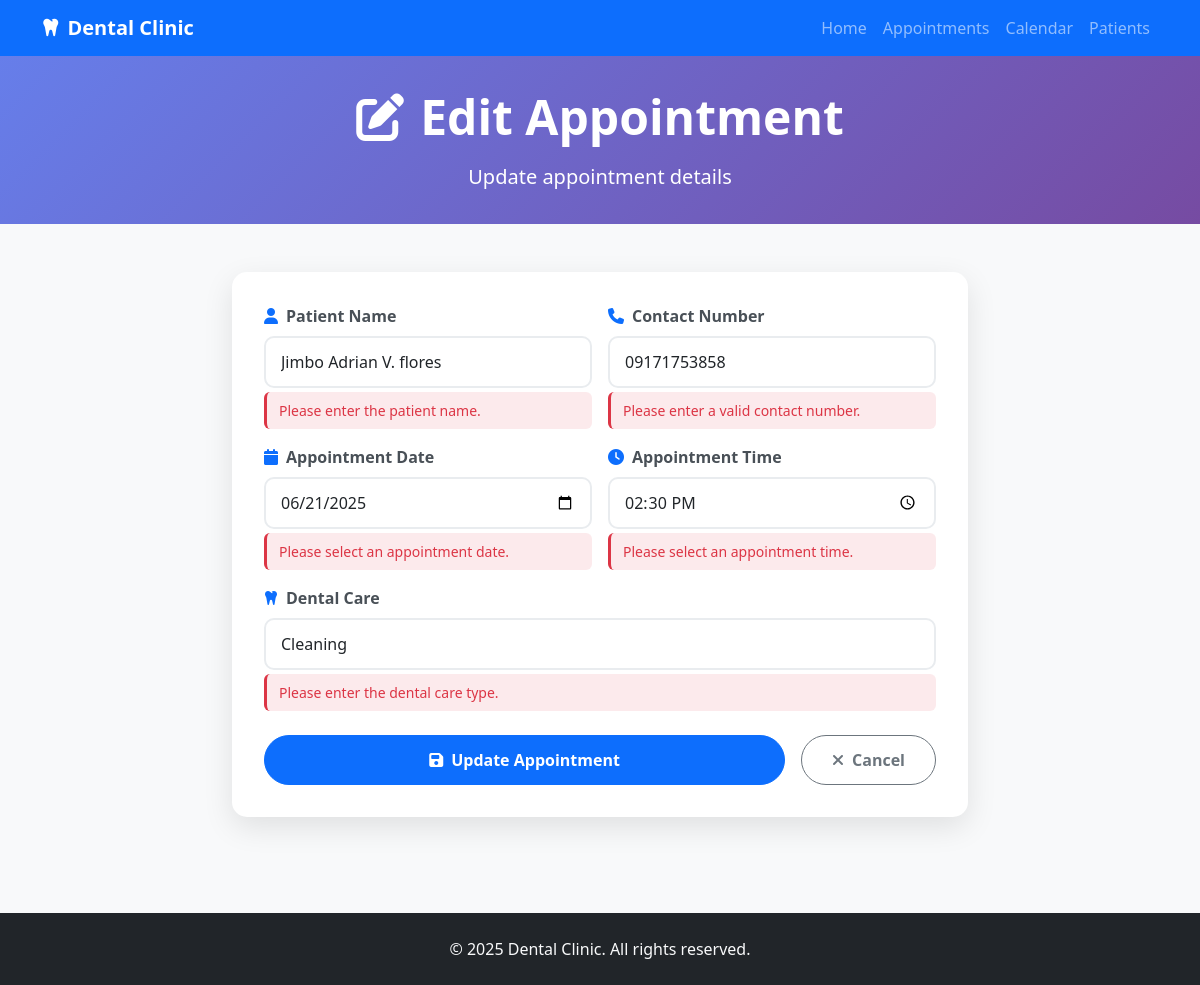
The app's page /edit/9 with its own data.
### tables this page shows
CREATE TABLE "Appointments" (
                    ID INTEGER PRIMARY KEY AUTOINCREMENT,
                    PatientName TEXT NOT NULL,
                    Contact TEXT NOT NULL,
                    Date TEXT NOT NULL,
                    Time TEXT NOT NULL,
                    DentalCare TEXT NOT NULL
                );

### app.py (the view, shortened to what this page needs)
@app.route('/edit/<int:appointment_id>', methods=['GET', 'POST'])
def edit_appointment(appointment_id):
    conn = sqlite3.connect(DB_FILE)
    cursor = conn.cursor()
    cursor.execute("SELECT * FROM Appointments WHERE ID = ?", (appointment_id,))
    appointment = cursor.fetchone()
    conn.close()
    if appointment is None:
        return redirect('/appointments')
    appointment_datetime = f"{appointment[3]} {appointment[4]}"  # Date + Time
    current_datetime = datetime.now().strftime('%Y-%m-%d %H:%M')
    if appointment_datetime < current_datetime:
        return redirect('/appointments?error=past_appointment')
    return render_template('edit_appointment.html', appointment=appointment)

### templates/edit_appointment.html (shortened to what this page needs)
<!DOCTYPE html>
<html lang="en">
<head>
    <link href="https://cdn.jsdelivr.net/npm/bootstrap@5.3.0/dist/css/bootstrap.min.css" rel="stylesheet">
    <link href="https://cdnjs.cloudflare.com/ajax/libs/font-awesome/6.4.0/css/all.min.css" rel="stylesheet">
</head>
<body class="bg-light">
    <nav class="navbar navbar-expand-lg navbar-dark bg-primary">
        <div class="container">
            <a class="navbar-brand fw-bold" href="/">
                <i class="fas fa-tooth me-2"></i>Dental Clinic
            </a>
            <div class="collapse navbar-collapse" id="navbarNav">
                <ul class="navbar-nav ms-auto">
                    <li class="nav-item">
                        <a class="nav-link" href="/">Home</a>
                    </li>
                    <li class="nav-item">
                        <a class="nav-link" href="/appointments">Appointments</a>
                    </li>
                    <li class="nav-item">
                        <a class="nav-link" href="/calendar">Calendar</a>
                    </li>
                    <li class="nav-item">
                        <a class="nav-link" href="/patients">Patients</a>
                    </li>
                </ul>
            </div>
        </div>
    </nav>
    <section class="page-header">
        <div class="container text-center">
            <h1 class="display-5 fw-bold mb-3">
                <i class="fas fa-edit me-3"></i>Edit Appointment
            </h1>
            <p class="lead mb-0">Update appointment details</p>
        </div>
    </section>
    <section class="py-5">
        <div class="container">
            <div class="row justify-content-center">
                <div class="col-lg-8 col-md-10">
                    <div class="form-container">
                        <form method="POST" class="needs-validation" novalidate>
                            <div class="row g-3">
                                <div class="col-md-6">
                                    <label for="name" class="form-label fw-bold">
                                        <i class="fas fa-user me-2 text-primary"></i>Patient Name
                                    </label>
                                    <input type="text" class="form-control" id="name" name="name"
                                           value="{{ appointment[1] }}" placeholder="Enter patient name" required>
                                    <div class="invalid-feedback">
                                        Please enter the patient name.
                                    </div>
                                </div>
                                <div class="col-md-6">
                                    <label for="contact" class="form-label fw-bold">
                                        <i class="fas fa-phone me-2 text-primary"></i>Contact Number
                                    </label>
                                    <input type="tel" class="form-control" id="contact" name="contact"
                                           value="{{ appointment[2] }}" placeholder="Enter contact number" required>
                                    <div class="invalid-feedback">
                                        Please enter a valid contact number.
                                    </div>
                                </div>
                                <div class="col-md-6">
                                    <label for="date" class="form-label fw-bold">
                                        <i class="fas fa-calendar me-2 text-primary"></i>Appointment Date
                                    </label>
                                    <input type="date" class="form-control" id="date" name="date"
                                           value="{{ appointment[3] }}" required>
                                    <div class="invalid-feedback">
                                        Please select an appointment date.
                                    </div>
                                </div>
                                <div class="col-md-6">
                                    <label for="time" class="form-label fw-bold">
                                        <i class="fas fa-clock me-2 text-primary"></i>Appointment Time
                                    </label>
                                    <input type="time" class="form-control" id="time" name="time"
                                           value="{{ appointment[4] }}" required>
                                    <div class="invalid-feedback">
                                        Please select an appointment time.
                                    </div>
                                </div>
                                <div class="col-12">
                                    <label for="dental_care" class="form-label fw-bold">
                                        <i class="fas fa-tooth me-2 text-primary"></i>Dental Care
                                    </label>
                                    <input type="text" class="form-control" id="dental_care" name="dental_care"
                                           value="{{ appointment[5] }}" placeholder="Enter dental care (e.g. Cleaning, Filling)" required>
                                    <div class="invalid-feedback">
                                        Please enter the dental care type.
                                    </div>
                                </div>
                            </div>
                            <div class="d-flex flex-column flex-sm-row gap-3 mt-4">
                                <button type="submit" class="btn btn-primary btn-custom flex-fill">
                                    <i class="fas fa-save me-2"></i>Update Appointment
                                </button>
                                <a href="/appointments" class="btn btn-outline-secondary btn-custom">
                                    <i class="fas fa-times me-2"></i>Cancel
                                </a>
                            </div>
                        </form>
                    </div>
                </div>
            </div>
        </div>
    </section>
    <footer class="bg-dark text-light py-4 mt-5">
        <div class="container text-center">
            <p class="mb-0">&copy; 2025 Dental Clinic. All rights reserved.</p>
        </div>
    </footer>
</body>
</html>

### templates/edit_appointment.html (style rules this page uses)
.form-container { background: white; border-radius: 15px; box-shadow: 0 10px 30px rgba(0,0,0,0.1); padding: 2rem; }
.form-control, .form-select { border-radius: 10px; border: 2px solid #e9ecef; padding: 12px 15px; transition: all 0.3s ease; }
.btn-custom { border-radius: 25px; padding: 12px 30px; font-weight: 600; transition: all 0.3s ease; }
.page-header { background: linear-gradient(135deg, #667eea 0%, #764ba2 100%); color: white; padding: 2rem 0; }
.form-label { font-weight: 600; color: #495057; margin-bottom: 8px; }
.invalid-feedback { display: block; width: 100%; margin-top: 0.25rem; font-size: 0.875rem; color: #dc3545; background: rgba(220, 53, 69, 0.1); padding: 0.5rem 0.75rem; border-radius: 6px; border-left: 3px solid #dc3545; animation: fadeInUp 0.3s ease-out; }

### records on screen
Appointments: name "Jimbo Adrian V. flores", contact "09171753858", date "06/21/2025", time "14:30", dental_care "Cleaning"
